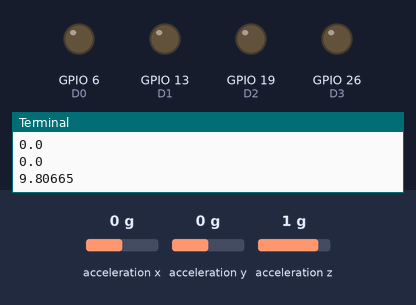
The program below on a simulated Raspberry Pi (BCM pin numbers). On the bench: output pins drawn as LEDs (lit = HIGH), the last lines printed to the terminal. The inputs (shaded band) are chosen by the test bench; at power-on: acceleration x 0 g, acceleration y 0 g, acceleration z 1 g.

Above: at 1.2 s.
1.3 s: acceleration x set to -0.4 g
At 2.6 s:
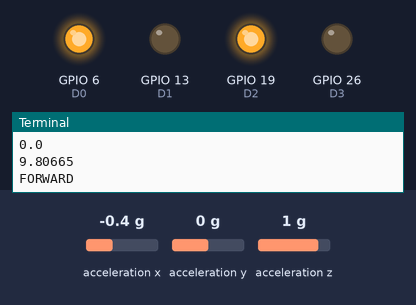
3.5 s: acceleration x set to 0.2 g
5.0 s: acceleration x set to 0.5 g
At 6.7 s:
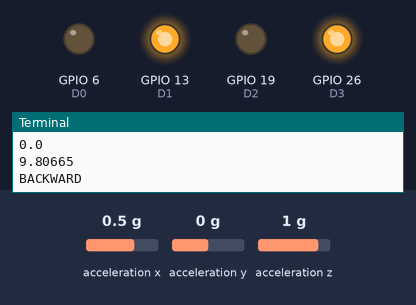
7.0 s: acceleration x set to -1.4 g
At 8.2 s:
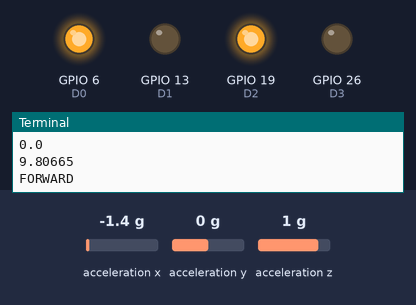
8.5 s: acceleration x set to 0.8 g
At 9.5 s:
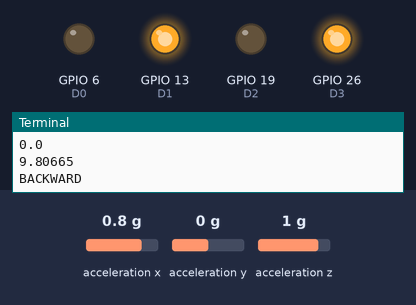
Timing chart, 0 to 11.0 s (numbered marks = the images above; inputs shaded):
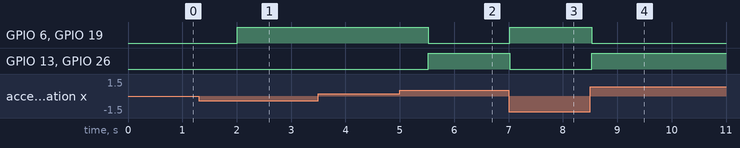

The program:

Gesture_Controlled_Robot_Raspberry_Pi.py
```python
from mpu6050 import mpu6050 		#Importing mph module and time function and GPIO modules
import time
import RPi.GPIO as GPIO
GPIO.setwarnings(False)
GPIO.setmode(GPIO.BCM)			#GPIO config to BCM mode

GPIO.setup(6, GPIO.OUT)		#Assigning Output pins
GPIO.setup(13, GPIO.OUT)
GPIO.setup(19, GPIO.OUT)
GPIO.setup(26, GPIO.OUT)
sensor = mpu6050(0x69)			#assigning address as 69


while True:
    accelerometer_data = sensor.get_accel_data()	#Calling the function to measure the sensor data
    print accelerometer_data
    x=accelerometer_data['x']		#Assigning the sensor axis values to different variables
    y=accelerometer_data['y']		# for further processing
    z=accelerometer_data['z']
    print x
    print y
    print z
    #STOP
    if (z>10.5):			#Threshold value for Stop and other positions like below
        D0=GPIO.output(6, GPIO.LOW)
        D1=GPIO.output(13, GPIO.LOW)
        D2=GPIO.output(19, GPIO.LOW)
        D3=GPIO.output(26, GPIO.LOW)
        print 'STOP'

     #forward
    elif (x<-2):
        D0=GPIO.output(6, GPIO.HIGH)
        D1=GPIO.output(13, GPIO.LOW)	#From the configuration table you can match the values for each motion
        D2=GPIO.output(19, GPIO.HIGH)
        D3=GPIO.output(26, GPIO.LOW)
        print 'FORWARD'
        time.sleep(0.5)

     #backward
    elif (x>3):
        D0=GPIO.output(6, GPIO.LOW)
        D1=GPIO.output(13, GPIO.HIGH)
        D2=GPIO.output(19, GPIO.LOW)
        D3=GPIO.output(26, GPIO.HIGH)
        print 'BACKWARD'
        time.sleep(0.5)		# giving delay for the motor to react

     #RIGHT
    elif (y>0):
        D0=GPIO.output(6, GPIO.LOW)
        D1=GPIO.output(13, GPIO.HIGH)
        D2=GPIO.output(19, GPIO.HIGH)
        D3=GPIO.output(26, GPIO.LOW)
        print 'RIGHT'
        time.sleep(0.5)

     #LEFT
    elif (y<0):
        D0=GPIO.output(6, GPIO.HIGH)
        D1=GPIO.output(13, GPIO.LOW)
        D2=GPIO.output(19, GPIO.LOW)
        D3=GPIO.output(26, GPIO.HIGH)
        print 'LEFT'
        time.sleep(.5)

    time.sleep(1)			#Giving delay for measurement
```

Measured:
- the behaviour switches between -0.2 and -0.3 g on acceleration x (found by bisection; images 0 and 1)
- the behaviour switches between 0.3 and 0.4 g on acceleration x (found by bisection; images 1 and 2)
- after the input at 1.3 s, GPIO 6 (D0), GPIO 19 (D2): LOW → HIGH after 0.71 s
- after the input at 5.0 s, GPIO 6 (D0), GPIO 19 (D2): HIGH → LOW after 0.52 s; GPIO 13 (D1), GPIO 26 (D3): LOW → HIGH after 0.52 s
- after the input at 7.0 s, GPIO 6 (D0), GPIO 19 (D2): LOW → HIGH at once; GPIO 13 (D1), GPIO 26 (D3): HIGH → LOW at once
- after the input at 8.5 s, GPIO 6 (D0), GPIO 19 (D2): HIGH → LOW at once; GPIO 13 (D1), GPIO 26 (D3): LOW → HIGH at once
